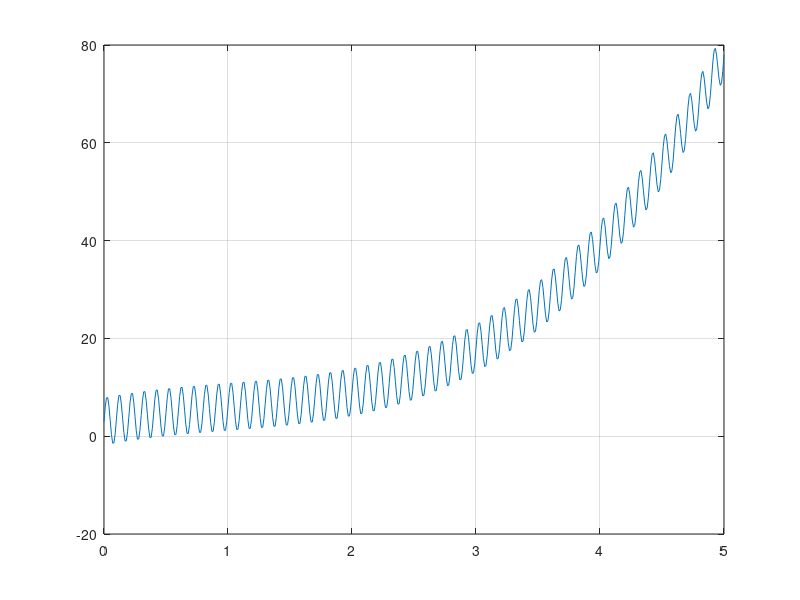
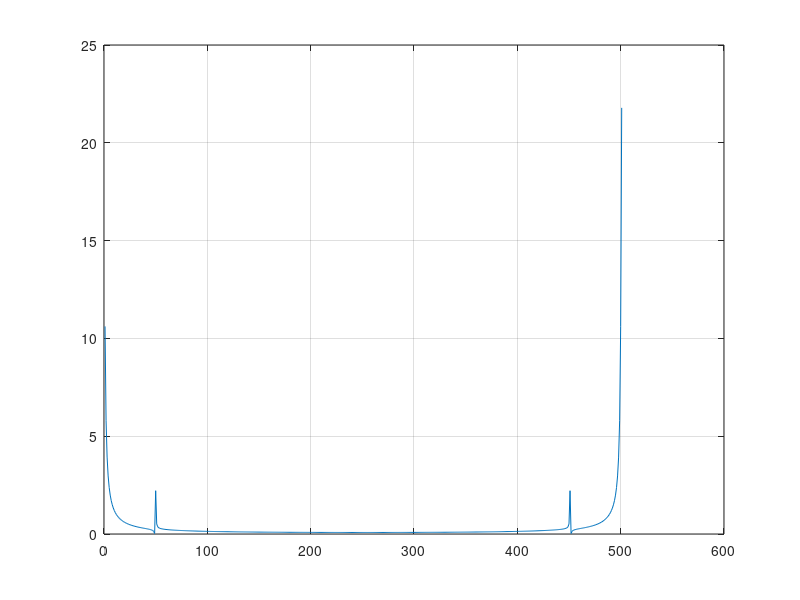
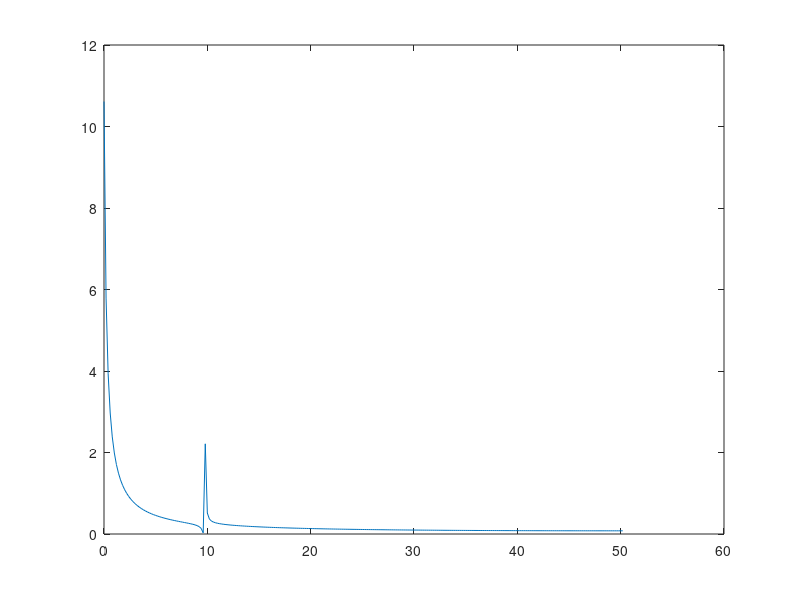
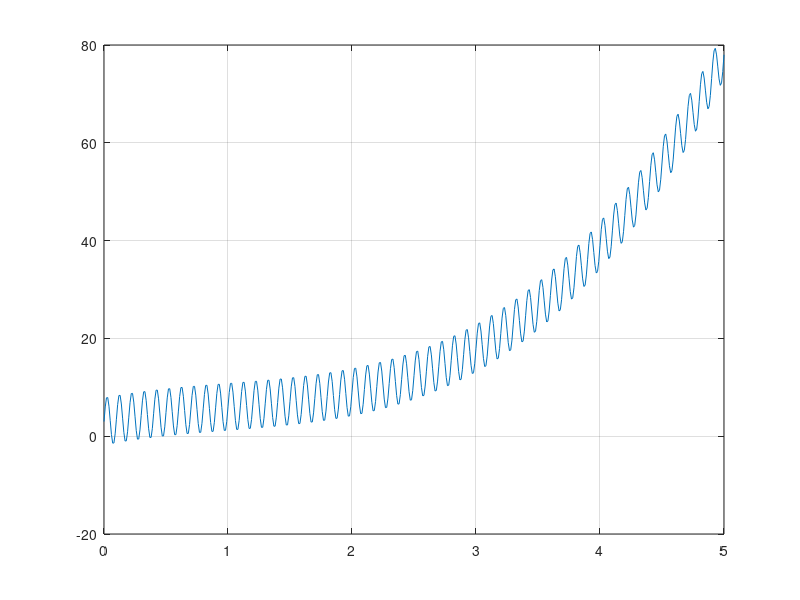

Here is the MATLAB script that generated these plots, in order:
clear
figure
dt = 0.01;
T = 5;
t = 0:dt:T;

y = load("f3.txt");
N = length(y);
plot(t, y), grid

fourier_func = zeros(1, N);
for m = 1:N
  for j = 1:N
    fourier_func(m) = fourier_func(m) + 1/N*y(j)*exp(1)^(-1i*2*pi/N*m*j);
  end
end
figure

df = 1/T;
n = length(t);
plot(abs(fourier_func)), grid
f = 0:df:round(n/2) * df;
figure
plot(f, abs(fourier_func(1:round(n/2)+1))) 


fourier_func = abs(fourier_func);
counter = 0;
extr = zeros(2,1);
for j = 3:round(N/2)-1
  if (fourier_func(j) > fourier_func(j+1) && fourier_func(j) > fourier_func(j-1) && abs(fourier_func(j)-fourier_func(j+1)) > 1)
    counter = counter + 1;
    extr(counter) = j*df;
  end
end

f_sin = sin(2*pi*extr(1)*t);

A = [sum(t.^6), sum(t.^5), sum(t.^4), sum(f_sin.*t.^3), sum(t.^3);
     sum(t.^5), sum(t.^4), sum(t.^3), sum(f_sin.*t.^2), sum(t.^2);
     sum(t.^4), sum(t.^3), sum(t.^2), sum(f_sin.*t),    sum(t);
     sum(f_sin.*t.^3), sum(f_sin.*t.^2), sum(f_sin.*t), sum(f_sin.*f_sin), sum(N*f_sin);
     sum(t.^3), sum(t.^2), sum(t), sum(N*f_sin), N];
     
c = [sum(y.*t.^3), sum(y.*t.^2), sum(y.*t), sum(y.*f_sin),  sum(y)];

a = inv(A)*c'
temp = a'
aprox_f = a(1).*t.^3 + a(2).*t.^2 + a(3).*t + a(4).*f_sin +a(5);

figure
plot(t, aprox_f), grid

error_value = sum((aprox_f-y).^2)